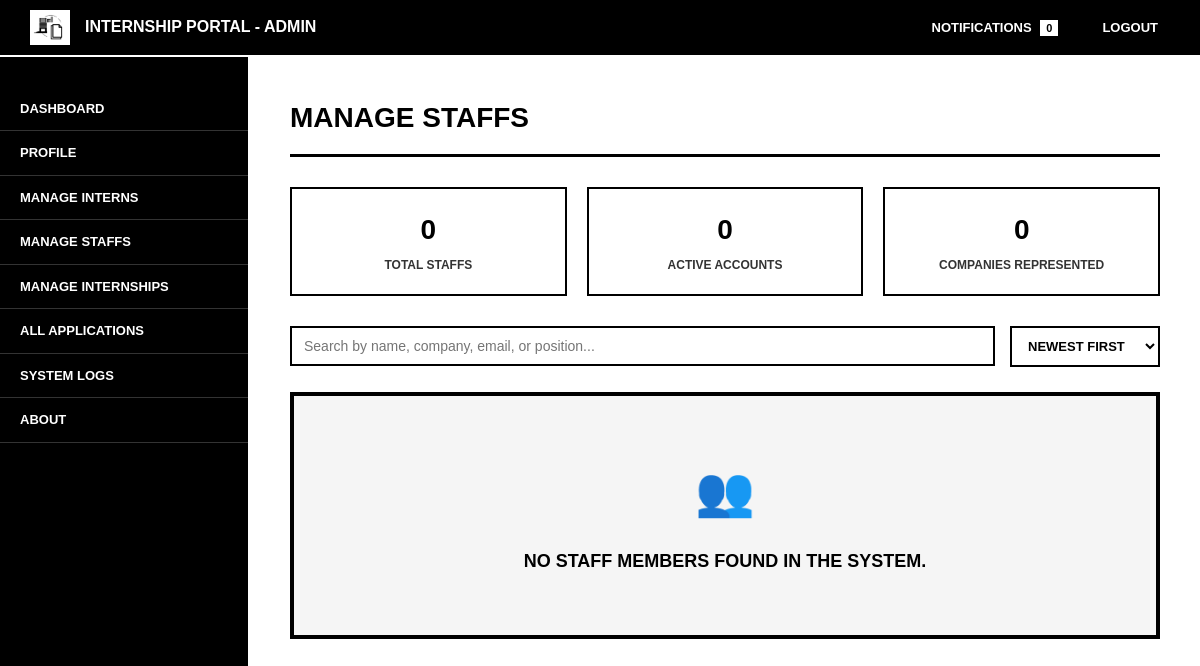
The app's page /admin/manage_staffs.php (signed in), older data.
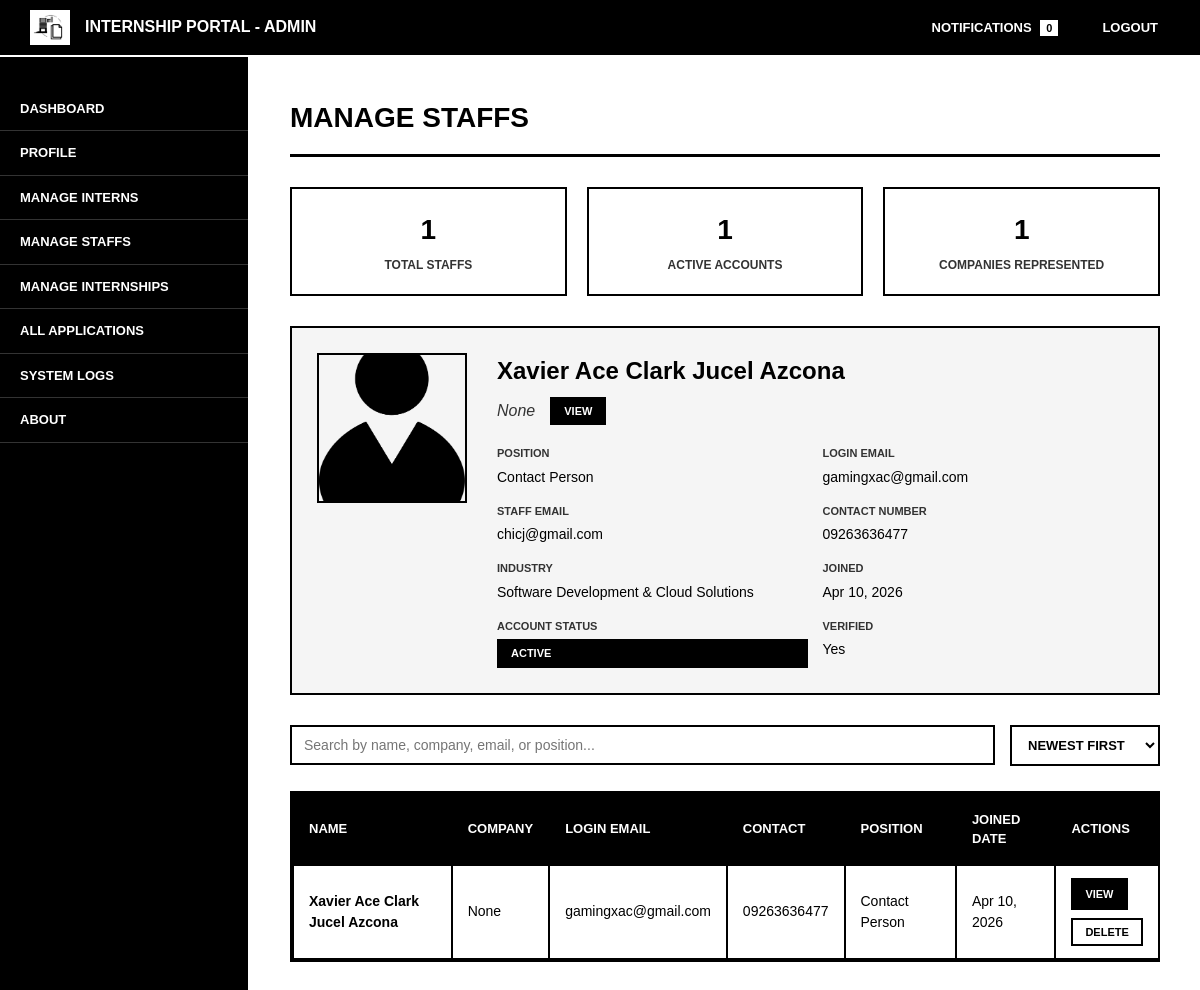
The same page, newer data.
### tables this page shows
CREATE TABLE `staffs` (
  `staff_id` int(11) NOT NULL,
  `user_id` int(11) NOT NULL,
  `company_id` int(11) NOT NULL,
  `first_name` varchar(100) NOT NULL,
  `last_name` varchar(100) NOT NULL,
  `email` varchar(150) DEFAULT NULL,
  `contact_no` varchar(50) DEFAULT NULL,
  `position` varchar(100) DEFAULT NULL,
  `profile_image` varchar(255) DEFAULT 'default.png',
  `created_at` timestamp NOT NULL DEFAULT current_timestamp()
);

CREATE TABLE `users` (
  `user_id` int(11) NOT NULL,
  `email` varchar(255) NOT NULL,
  `password_hash` varchar(255) DEFAULT NULL,
  `user_type` enum('admin','staff','intern','superadmin') NOT NULL,
  `verified` tinyint(1) DEFAULT 0,
  `created_at` timestamp NOT NULL DEFAULT current_timestamp(),
  `updated_at` timestamp NOT NULL DEFAULT current_timestamp() ON UPDATE current_timestamp(),
  `first_login` tinyint(1) DEFAULT 1,
  `reset_token` varchar(255) DEFAULT NULL,
  `token_expiry` datetime DEFAULT NULL,
  `status` enum('active','banned','suspended') DEFAULT 'active'
);

CREATE TABLE `companies` (
  `company_id` int(11) NOT NULL,
  `company_name` varchar(255) NOT NULL,
  `contact_phone` varchar(50) DEFAULT NULL,
  `industry` varchar(100) DEFAULT NULL,
  `contact_person` varchar(100) DEFAULT NULL,
  `website` varchar(150) DEFAULT NULL,
  `description` text DEFAULT NULL,
  `profile_image` varchar(255) DEFAULT 'default.png',
  `contact_email` varchar(255) DEFAULT NULL,
  `created_at` timestamp NOT NULL DEFAULT current_timestamp(),
  `updated_at` timestamp NOT NULL DEFAULT current_timestamp() ON UPDATE current_timestamp()
);

### admin/manage_staffs.php (the view, shortened to what this page needs)
<?php
require_once '../includes/functions.php';
$stmt = $pdo->prepare("SELECT COUNT(*) FROM notifications WHERE user_id = ? AND is_read = 0");
$stmt->execute([$_SESSION['user_id']]);
$unread = $stmt->fetchColumn();
$stmt = $pdo->query("
    SELECT
        s.staff_id,
        s.user_id,
        s.company_id,
        s.first_name,
        s.last_name,
        s.email AS staff_email,
        s.contact_no,
        s.position,
        s.profile_image,
        s.created_at AS staff_created_at,
        c.company_name,
        c.industry,
        u.email AS user_email,
        u.status AS account_status,
        u.verified
    FROM staffs s
    LEFT JOIN companies c ON s.company_id = c.company_id
    LEFT JOIN users u ON s.user_id = u.user_id
    ORDER BY s.created_at DESC, s.staff_id DESC
");
$staffs = $stmt->fetchAll(PDO::FETCH_ASSOC);
$totalStaffs = count($staffs);
$activeStaffs = count(array_filter($staffs, static function ($staff) {
    return ($staff['account_status'] ?? 'active') === 'active';
}));
$companyCount = count(array_unique(array_filter(array_column($staffs, 'company_id'))));
$selectedStaff = null;
if (!$selectedStaff && !empty($staffs)) {
    $selectedStaff = $staffs[0];
}
function formatDisplayDate(?string $date): string
{
    $timestamp = strtotime($date);
    return date('M d, Y', $timestamp);
}
?>
<!DOCTYPE html>
<html>
<head>
    <link rel="stylesheet" href="../assets/css/admin_company.css">
    <link rel="stylesheet" href="../assets/css/logout_modal.css">
    <link rel="stylesheet" href="../assets/css/adminstaffs.css">
    <link rel="stylesheet" href="../assets/css/responsive.css">
</head>
<body>
<div class="topnav">
    <div class="logo-section">
        <img src="../assets/img/logo.png" alt="Logo">
        <h4>Internship Portal - Admin</h4>
    </div>
    <div class="topnav-right">
        <a href="notifications.php">
            Notifications <span class="badge"><?= $unread ?></span>
        </a>
        <a href="#" onclick="openLogoutModal()">Logout</a>
    </div>
</div>
<div class="wrapper">
    <div class="sidebar">
        <a href="index.php">Dashboard</a>
            <a href="profile.php">Profile</a>
            <a href="manage_interns.php">Manage Interns</a>
            <a href="manage_staffs.php">Manage Staffs</a>
            <a href="manage_internships.php">Manage Internships</a>
            <a href="applications.php">All Applications</a>
            <a href="system_logs.php">System Logs</a>
            <a href="about.php">About</a>
    </div>
    <div class="main-content">
        <h2>Manage Staffs</h2>
        <div class="stats-cards">
            <div class="stat-card">
                <h3><?= $totalStaffs ?></h3>
                <p>Total Staffs</p>
            </div>
            <div class="stat-card">
                <h3><?= $activeStaffs ?></h3>
                <p>Active Accounts</p>
            </div>
            <div class="stat-card">
                <h3><?= $companyCount ?></h3>
                <p>Companies Represented</p>
            </div>
        </div>
        <?php if ($selectedStaff): ?>
            <?php
            $profileImage = '../assets/img/profile/' . ($selectedStaff['profile_image'] ?: 'default.png');
            $fullName = trim(($selectedStaff['first_name'] ?? '') . ' ' . ($selectedStaff['last_name'] ?? ''));
            $accountStatus = $selectedStaff['account_status'] ?? 'inactive';
            $statusClass = $accountStatus === 'active' ? 'status-active' : 'status-inactive';
            ?>
            <div class="staff-overview">
                <div>
                    <img src="<?= htmlspecialchars($profileImage) ?>" alt="Staff Profile" class="staff-photo">
                </div>
                <div>
                    <h3><?= htmlspecialchars($fullName) ?></h3>
                    <div class="staff-company-row">
                        <p class="staff-subtitle">
                            <?= htmlspecialchars($selectedStaff['company_name'] ?: 'No company assigned') ?>
                        </p>
                        <?php if (!empty($selectedStaff['company_id'])): ?>
                            <a href="view_company.php?id=<?= (int) $selectedStaff['company_id'] ?>" class="company-view-link">View</a>
                        <?php endif; ?>
                    </div>
                    <div class="staff-detail-grid">
                        <div class="staff-detail-item">
                            <span class="staff-detail-label">Position</span>
                            <span class="staff-detail-value"><?= htmlspecialchars($selectedStaff['position'] ?: 'Not provided') ?></span>
                        </div>
                        <div class="staff-detail-item">
                            <span class="staff-detail-label">Login Email</span>
                            <span class="staff-detail-value"><?= htmlspecialchars($selectedStaff['user_email'] ?: 'No linked user') ?></span>
                        </div>
                        <div class="staff-detail-item">
                            <span class="staff-detail-label">Staff Email</span>
                            <span class="staff-detail-value"><?= htmlspecialchars($selectedStaff['staff_email'] ?: 'Not provided') ?></span>
                        </div>
                        <div class="staff-detail-item">
                            <span class="staff-detail-label">Contact Number</span>
                            <span class="staff-detail-value"><?= htmlspecialchars($selectedStaff['contact_no'] ?: 'Not provided') ?></span>
                        </div>
                        <div class="staff-detail-item">
                            <span class="staff-detail-label">Industry</span>
                            <span class="staff-detail-value"><?= htmlspecialchars($selectedStaff['industry'] ?: 'Not specified') ?></span>
                        </div>
                        <div class="staff-detail-item">
                            <span class="staff-detail-label">Joined</span>
                            <span class="staff-detail-value"><?= htmlspecialchars(formatDisplayDate($selectedStaff['staff_created_at'])) ?></span>
                        </div>
                        <div class="staff-detail-item">
                            <span class="staff-detail-label">Account Status</span>
                            <span class="status-pill <?= $statusClass ?>"><?= htmlspecialchars($accountStatus ?: 'inactive') ?></span>
                        </div>
                        <div class="staff-detail-item">
                            <span class="staff-detail-label">Verified</span>
                            <span class="staff-detail-value"><?= !empty($selectedStaff['verified']) ? 'Yes' : 'No' ?></span>
                        </div>
                    </div>
                </div>
            </div>
        <?php endif; ?>
        <div class="search-section">
            <input type="text" class="search-input" id="searchInput" placeholder="Search by name, company, email, or position...">
            <select class="filter-select" id="sortFilter">
                <option value="newest">Newest First</option>
            </select>
        </div>
        <div class="table-container">
            <?php if ($totalStaffs > 0): ?>
                <table id="staffsTable">
                    <thead>
                        <tr>
                            <th>Name</th>
                            <th>Company</th>
                            <th>Login Email</th>
                            <th>Contact</th>
                            <th>Position</th>
                            <th>Joined Date</th>
                            <th>Actions</th>
                        </tr>
                    </thead>
                    <tbody>
                        <?php foreach ($staffs as $staff): ?>
                            <?php
                            $staffName = trim(($staff['first_name'] ?? '') . ' ' . ($staff['last_name'] ?? ''));
                            ?>
                            <tr>
                                <td><strong><?= htmlspecialchars($staffName) ?></strong></td>
                                <td><?= htmlspecialchars($staff['company_name'] ?: 'No company assigned') ?></td>
                                <td><?= htmlspecialchars($staff['user_email'] ?: ($staff['staff_email'] ?: 'Not provided')) ?></td>
                                <td><?= htmlspecialchars($staff['contact_no'] ?: 'Not provided') ?></td>
                                <td><?= htmlspecialchars($staff['position'] ?: 'Not provided') ?></td>
                                <td><?= htmlspecialchars(formatDisplayDate($staff['staff_created_at'])) ?></td>
                                <td>
                                    <div class="action-buttons">
                                        <a href="manage_staffs.php?view=<?= $staff['staff_id'] ?>" class="btn-action btn-view">View</a>
                                        <form method="POST" class="btn-delete-form" onsubmit="return confirm('Delete <?= htmlspecialchars(addslashes($staffName), ENT_QUOTES) ?>? This will also remove the linked staff login account.');">
                                            <button type="submit" class="btn-action btn-delete">Delete</button>
                                        </form>
                                    </div>
                                </td>
                            </tr>
                        <?php endforeach; ?>
                    </tbody>
                </table>
            <?php else: ?>
                <div class="empty-panel">No staff members found in the system.</div>
            <?php endif; ?>
        </div>
    </div>
</div>
</body>
</html>

### assets/css/admin_company.css (style rules this page uses)
* { margin: 0; padding: 0; box-sizing: border-box; }
body { font-family: Arial, Helvetica, sans-serif; background-color: #ffffff; color: #000000; line-height: 1.5; min-height: 100vh; }
.topnav { background-color: #000000; color: #ffffff; padding: 10px 30px; display: flex; justify-content: space-between; align-items: center; border-bottom: 2px solid #ffffff; }
.logo-section { display: flex; align-items: center; gap: 15px; }
.logo-section img { max-width: 40px; height: auto; border: 2px solid #ffffff; }
.logo-section h4 { font-size: 16px; font-weight: bold; text-transform: uppercase; color: #ffffff; }
.topnav-right { display: flex; gap: 20px; }
.topnav-right a { color: #ffffff; text-decoration: none; font-size: 13px; font-weight: bold; text-transform: uppercase; padding: 5px 10px; border: 2px solid transparent; transition: all 0.3s ease; }
.badge { background-color: #ffffff; color: #000000; padding: 2px 6px; font-size: 11px; font-weight: bold; margin-left: 5px; }
.wrapper { display: flex; min-height: calc(100vh - 60px); }
.sidebar { width: 250px; background-color: #000000; color: #ffffff; padding: 30px 0; border-right: 2px solid #ffffff; flex-shrink: 0; }
.sidebar a { display: block; color: #ffffff; text-decoration: none; padding: 12px 20px; border-bottom: 1px solid #333333; text-transform: uppercase; font-size: 13px; font-weight: bold; transition: all 0.3s ease; }
.main-content { flex: 1; padding: 40px; background-color: #ffffff; overflow-y: auto; max-height: calc(100vh - 60px); }
.main-content h2 { font-size: 28px; font-weight: bold; text-transform: uppercase; margin-bottom: 30px; border-bottom: 3px solid #000000; padding-bottom: 15px; }
.stats-cards { display: flex; gap: 20px; margin-bottom: 30px; flex-wrap: wrap; }
.stat-card { flex: 1; min-width: 150px; border: 2px solid #000000; padding: 20px; text-align: center; background-color: #ffffff; }
.stat-card h3 { font-size: 28px; font-weight: bold; margin-bottom: 5px; }
.stat-card p { font-size: 12px; text-transform: uppercase; font-weight: bold; color: #333333; }
.search-section { margin-bottom: 25px; display: flex; gap: 15px; flex-wrap: wrap; align-items: center; }
.search-input { flex: 1; min-width: 250px; padding: 10px 12px; border: 2px solid #000000; background-color: #ffffff; font-size: 14px; color: #000000; border-radius: 0; }
.filter-select { padding: 10px 12px; border: 2px solid #000000; background-color: #ffffff; font-size: 13px; text-transform: uppercase; font-weight: bold; border-radius: 0; min-width: 150px; }
.table-container { border: 2px solid #000000; overflow-x: auto; background-color: #ffffff; }
table { width: 100%; border-collapse: collapse; min-width: 800px; }
th { background-color: #000000; color: #ffffff; font-weight: bold; text-transform: uppercase; font-size: 13px; padding: 15px; text-align: left; border: 2px solid #000000; }
td { padding: 12px 15px; border: 2px solid #000000; font-size: 14px; }
.action-buttons { display: flex; gap: 8px; flex-wrap: wrap; }
.btn-action { display: inline-block; padding: 6px 12px; text-decoration: none; font-weight: bold; text-transform: uppercase; font-size: 11px; border: 2px solid #000000; transition: all 0.3s ease; background-color: transparent; color: #000000; cursor: pointer; }
.btn-view { background-color: #000000; color: #ffffff; }
.btn-delete { background-color: #ffffff; color: #000000; }
.status-active { background-color: #000000; color: #ffffff; }

### assets/css/responsive.css (style rules this page uses)
html { -webkit-text-size-adjust: 100%; }
body { width: 100%; max-width: 100%; overflow-x: hidden; }
img, video, canvas, iframe, embed, object { display: block; max-width: 100%; height: auto; }
table { max-width: 100%; }
textarea, select, input, button { max-width: 100%; }
.wrapper, .content, .main-content, .container, .row, .col, .col-md-6, .details-grid, .cards, .stats-cards, .search-section, .page-header, .action-buttons, .action-buttons-large, .summary-body, .summary-header, .status-actions, .form-group, .profile-grid, .table-container, .table-section, .details-card, .form-container { min-width: 0; }
.content, .main-content, .container, .details-card, .form-container, .profile-image-container, .summary-card, .table-container, .table-section, .description-box, .modal-content, .modal-body { max-width: 100%; }
.table-container, .table-section, .description-box, .content, .main-content, .container { overflow-wrap: break-word; }
.table-container, .table-section { overflow-x: auto; -webkit-overflow-scrolling: touch; }

Row changes from the older to the newer data that the page shows:
added staffs: user.status "1", profile_image (placeholder picture), fullName "Xavier Ace Clark Jucel Azcona", company.company_name "None", position "Contact Person", user.email "gamingxac@gmail.com", email "chicj@gmail.com", contact_no "09263636477", company.industry "Software Development & Cloud Solutions", created_at "Apr 10, 2026", user.status "ACTIVE", staffName "Xavier Ace Clark Jucel Azcona"
Text that changed along with them:
$totalStaffs: "0" → "1"
$companyCount: "0" → "1"
$activeStaffs: "0" → (not shown)
text no longer shown: "NO STAFF MEMBERS FOUND IN THE SYSTEM."
text now shown: "VIEW POSITION LOGIN EMAIL STAFF EMAIL CONTACT NUMBER INDUSTRY JOINED ACCOUNT STATUS VERIFIED Yes NAME COMPANY LOGIN EMAIL CONTACT POSITION JOINED DATE ACTIONS"
